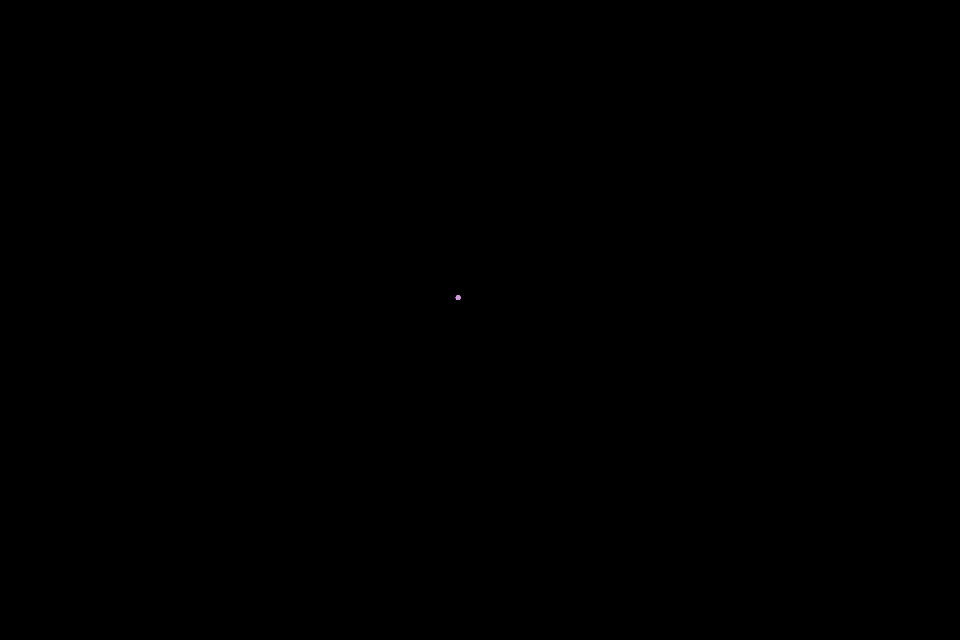
Frame 1 (no input)
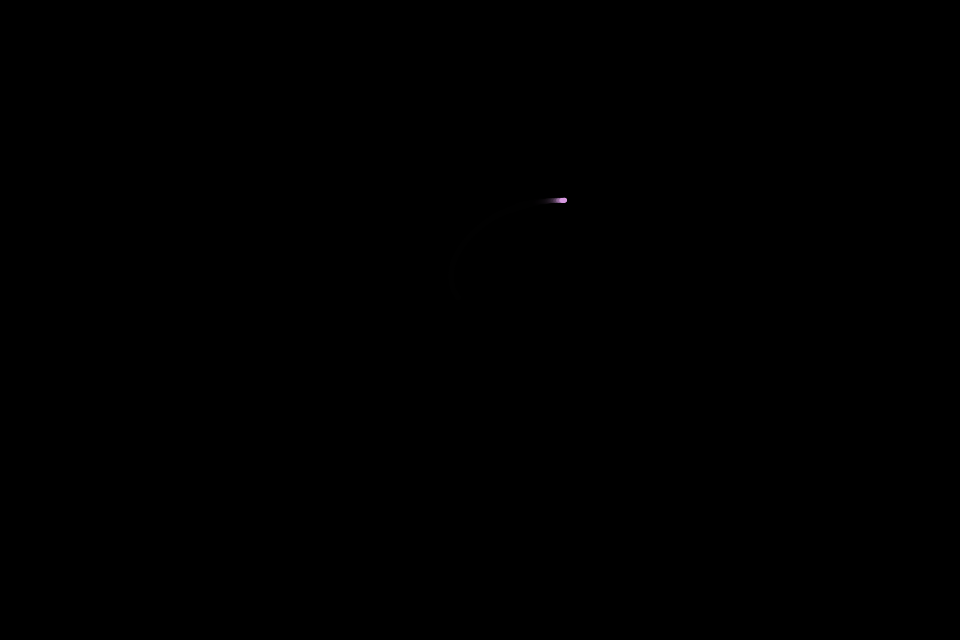
Frame 60 (the mouse pressed at the canvas centre just before this capture)
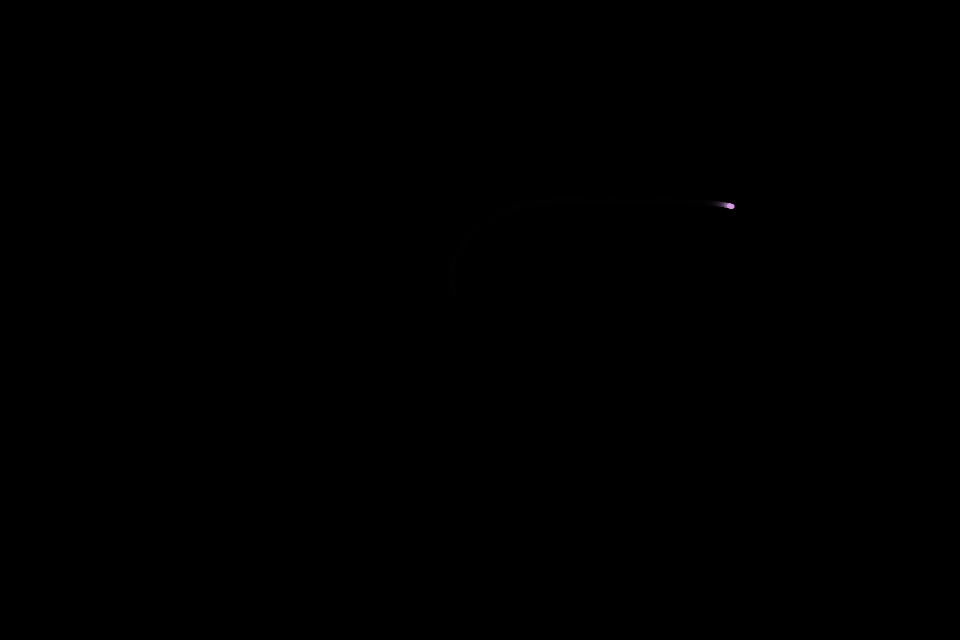
Frame 120 (the mouse held since frame 60 and released just before this capture)

The Processing sketch that drew these frames (run headless with seeded random() and noise(); from frame 60 on, the mouse is pressed at the canvas centre):

// Processing sketch: hw_predator2
// ── hw_predator2.pde
Flock flock;
Predator predator1;
Predator predator2;

void setup() {
  size(960, 640);
  background(0);

  flock = new Flock();

  for (int i = 0; i < 100; i++) {
    Boid b = new Boid(width/2-20, height/2-20);
    flock.addBoid(b);
  }
  
  predator1 = new Predator(width/2, height/2);
  predator2 = new Predator(width, height/3*2);
  
  smooth();
}

void draw() {
  fill(0, 100);
  rect(0, 0, width, height);

  PVector predatorMovement1 = new PVector((noise(frameCount*.33)-10.5), (noise(frameCount*.03)-1.5));
  predator1.applyForce(predatorMovement1);
  predator1.predate1(flock.boids); 

  PVector predatorMovement2 = new PVector((noise(frameCount*.01)-.5), (noise(frameCount*.03)-.5));
  predator2.applyForce(predatorMovement2);
  predator2.predate1(flock.boids); 

  flock.run();
}

// ── Boid.pde
class Boid {
  PVector position;
  PVector velocity;
  PVector acceleration;
  float r;
  float maxforce;
  float maxspeed;
  PVector sep, ali, coh;
  float a;

  Boid(float x, float y) {
    acceleration = new PVector(0, 0);
    velocity = new PVector(random(-1, 1), random(-1, 1));
    position = new PVector(x, y);
    r = 3.0;

    maxspeed = 3; //3.5;
    maxforce = .05;
  }

  void run(ArrayList<Boid> boids) {
    flock(boids);
    update();
    borders();
    render();
    a += .01;
  }

  void applyForce(PVector force) {
    // We could add mass here if we want A = F / M
    acceleration.add(force);
  }

  // We accumulate a new acceleration each time based on three rules
  void flock(ArrayList<Boid> boids) {
    sep = separate(boids);
    ali = align(boids);
    coh = cohesion(boids);

    //sep.mult(10.5);
    //ali.mult(5.01);
    //coh.mult(5.80);
    //sep.mult(5.5);
    //ali.mult(.0);
    //coh.mult(3.80);
    sep.mult(5.5);
    ali.mult(cos(a)+1.3);
    coh.mult(sin(a)+5.4);

    applyForce(sep);
    applyForce(ali);
    applyForce(coh);
  }

  void connect(Boid other) {
    float dist = dist(position.x, position.y, other.position.x, other.position.y);
    if (dist > 70 && dist < 90) {
      float alpha = map(dist, 70, 90, 100, 0);
      //float c = map(position.x, 0, width, 0, 255);
      float c = map(position.y, 0, width, 255, 0);
      pushStyle();
      stroke(random(c), random(c-100), random(c+50), alpha*1.8);
      line(position.x-20, position.y-20, other.position.x+20, other.position.y+20);
      popStyle();
    }
  }

  void update() {
    velocity.add(acceleration);
    velocity.limit(maxspeed);
    position.add(velocity);
    acceleration.mult(0);
  }

  // A method that calculates and applies a steering force towards a target
  // STEER = DESIRED MINUS VELOCITY
  PVector seek(PVector target) {
    PVector desired = PVector.sub(target, position);  // A vector pointing from the position to the target
    // Normalize desired and scale to maximum speed
    desired.normalize();
    desired.mult(maxspeed);
    // Steering = Desired minus Velocity
    PVector steer = PVector.sub(desired, velocity);
    steer.limit(maxforce);  // Limit to maximum steering force
    return steer;
  }

  void render() {
    // Draw a triangle rotated in the direction of velocity
    //float theta = velocity.heading2D() + radians(90);
    noStroke();
    fill(214, 151, 222, 50);
    pushMatrix();
    translate(position.x, position.y);
    //rotate(theta);
    ellipse(0, 0, r*1.5, r*1.5);
    popMatrix();
  }

  // Wraparound
  void borders() {
    if (position.x < -r) position.x = width+r;
    if (position.y < -r) position.y = height+r;
    if (position.x > width+r) position.x = -r;
    if (position.y > height+r) position.y = -r;
  }

  // Separation
  // Method checks for nearby boids and steers away
  PVector separate (ArrayList<Boid> boids) {
    float desiredseparation = 40;//25.0f;
    PVector steer = new PVector(0, 0, 0);
    int count = 0;
    // For every boid in the system, check if it's too close
    for (Boid other : boids) {
      float d = PVector.dist(position, other.position);
      // If the distance is greater than 0 and less than an arbitrary amount (0 when you are yourself)
      if ((d > 0) && (d < desiredseparation)) {
        // Calculate vector pointing away from neighbor
        PVector diff = PVector.sub(position, other.position);
        diff.normalize();
        diff.div(d);        // Weight by distance
        steer.add(diff);
        count++;            // Keep track of how many
      }
    }
    // Average -- divide by how many
    if (count > 0) { //50
      //desiredseparation -= 10;//25.0f;
      steer.div((float)count);
    }
    //println(steer.mag());
    // As long as the vector is greater than 0
    if (steer.mag() > 0 ) {//&& steer.mag()<.01) {
      steer.normalize();
      steer.mult(maxspeed);
      steer.sub(velocity);
      steer.limit(maxforce);
    }
    return steer;
  }

  // Alignment
  // For every nearby boid in the system, calculate the average velocity
  PVector align (ArrayList<Boid> boids) {
    float neighbordist = 50;
    PVector sum = new PVector(0, 0);
    int count = 0;
    for (Boid other : boids) {
      float d = PVector.dist(position, other.position);
      if ((d > 0) && (d < neighbordist)) {
        sum.add(other.velocity);
        count++;
      }
    }
    if (count > 0) {
      sum.div((float)count);
      sum.normalize();
      sum.mult(maxspeed); //1.5);
      PVector steer = PVector.sub(sum, velocity);
      steer.limit(maxforce);
      return steer;
    } else {
      return new PVector(0, 0);
    }
  }

  // Cohesion
  // For the average position (i.e. center) of all nearby boids, calculate steering vector towards that position
  PVector cohesion (ArrayList<Boid> boids) {
    float neighbordist = 100; //50
    PVector sum = new PVector(0, 0);   // Start with empty vector to accumulate all positions
    int count = 0;
    for (Boid other : boids) {
      float d = PVector.dist(position, other.position);
      if ((d > 0) && (d < neighbordist)) {
        sum.add(other.position); // Add position
        count++;
      }
    }
    if (count > 0) {
      sum.div(count);
      return seek(sum);  // Steer towards the position
    } else {
      return new PVector(0, 0);
    }
  }
}

// ── Flock.pde
// The Nature of Code
// Daniel Shiffman
// http://natureofcode.com

// Flock class
// Does very little, simply manages the ArrayList of all the boids

class Flock {
  ArrayList<Boid> boids; // An ArrayList for all the boids

  Flock() {
    boids = new ArrayList<Boid>(); // Initialize the ArrayList
  }

  void run() {
    for (int i=0; i<boids.size(); i++) {
      Boid b = boids.get(i);
      b.run(boids);  // Passing the entire list of boids to each boid individually
      for (int j=0; j<boids.size(); j++) {
        if (i!=j) {
          Boid otherBoid = boids.get(j);
          b.connect(otherBoid);
        }
      }
    }
  }

  void addBoid(Boid b) {
    boids.add(b);
  }
}

// ── Predator.pde
//predator class extends boid class
class Predator extends Boid {
  //how strong the predator repels the prey
  float predatorStrength1 = 3000;
  //how far away the prey is before being affected
  float desiredseparation1 = 70;

  //how strong the predator repels the prey
  float predatorStrength2 = 5000;
  //how far away the prey is before being affected
  float desiredseparation2 = 150;

  float alpha;
  float c;

  Predator(float x, float y) {
    super(x, y); 
    r = 5;
  }

  //new run function, we don't need to pass in all the boids here
  void run() {
    update();
    borders();
    render();
    //connect1(flock.boids);
    //checkEdges();
  }

  //new render function just to draw it red
  void render() {
    float theta = velocity.heading() + radians(90);
    fill(255, 0, 0);
    stroke(0);
    pushMatrix();
    translate(position.x, position.y);
    rotate(theta);
    beginShape(TRIANGLES);
    //vertex(0, -r*2);
    //vertex(-r, r*4);
    //vertex(r, r*4);
    endShape();
    popMatrix();
  }

  //here we will affect all the other boids
  void predate1(ArrayList<Boid> boids) {
    run();
    for (Boid b : boids) {
      float d = PVector.dist(position, b.position);
      // If the distance is greater than an arbitrary amount 
      if (d < desiredseparation1 || d < desiredseparation2) {
        // Calculate vector pointing away from us, toward prey
        PVector diff = PVector.sub(b.position, position);
        diff.normalize();
        diff.div(d);        // Weight by distance
        //set how strong the predator's repel force is
        diff.mult(predatorStrength1);
        // Implement Reynolds: Steering = Desired - Velocity
        diff.sub(velocity);
        //don't limit force and apply to the boid
        b.applyForce(diff);
      }
    }
  }
  
  //void predate2(ArrayList<Boid> boids) {
  //  run();
  //  for (Boid b : boids) {
  //    float d = PVector.dist(position, b.position);
  //    // If the distance is greater than an arbitrary amount 
  //    if (d < desiredseparation2) {
  //      // Calculate vector pointing away from us, toward prey
  //      PVector diff = PVector.sub(b.position, position);
  //      diff.normalize();
  //      diff.div(d);        // Weight by distance
  //      //set how strong the predator's repel force is
  //      diff.mult(predatorStrength2/2);
  //      // Implement Reynolds: Steering = Desired - Velocity
  //      diff.sub(velocity);
  //      //don't limit force and apply to the boid
  //      b.applyForce(diff);
  //    }
  //  }
  //}

  void connect1(ArrayList<Boid> boids) {
    for (Boid b : boids) {
      float dist1 = dist(position.x, position.y, b.position.x, b.position.y);
      alpha = map(dist1, 300, width, 15, 0);
      c = map(position.x, 0, width, 0, 255);

      if (dist1 > 350) {
        stroke(random(c), random(c-100), random(c+50), alpha*1.8);
        line(position.x, position.y, b.position.x, b.position.y);
      }
    }

    //float dist2 = dist(predator1.position.x, predator1.position.y, predator2.position.x, predator2.position.y);
    //if (dist2>200) {
    //  pushMatrix();
    //  pushStyle();
    //  stroke(random(c), random(c-100), random(c+50), alpha*3.8);    
      //line(predator1.position.x, predator1.position.y, predator2.position.x, predator2.position.y );
      //popStyle();
      //popMatrix();
    //}
  }

  //void checkEdges() {
  //  if (position.x>=width) {
  //    position.x = width;
  //    velocity.x *= -10;
  //  }
  //  if (position.x<=0) {
  //    position.x = 0;
  //    velocity.x *= -10;
  //  }
  //  if (position.y>=height) {
  //    position.x = height;
  //    velocity.y *= -10;
  //  }
  //  if (position.y<=0) {
  //    position.y = 0;
  //    velocity.y *= -10;
  //  }
  //}
}
